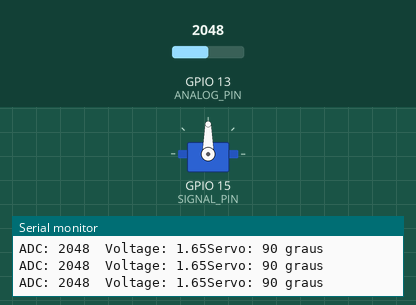
Bench run of a program on a simulated ESP32. Shown: servo, the last lines printed to the serial monitor. The inputs (shaded band) are chosen by the test bench; at power-on: GPIO 13 (ANALOG_PIN) = 2048.

Above: at 1.2 s.
1.3 s: GPIO 13 (ANALOG_PIN) set to 2866
At 2.5 s:
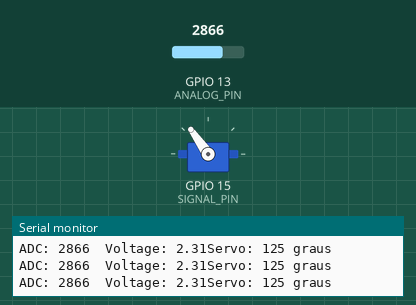
2.8 s: GPIO 13 (ANALOG_PIN) set to 3603
At 4.0 s:
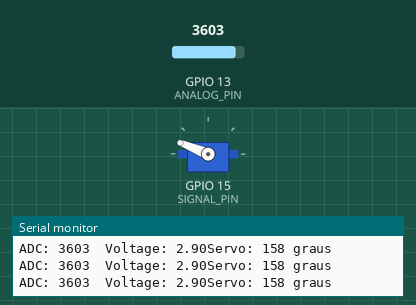
4.3 s: GPIO 13 (ANALOG_PIN) set to 4095
At 4.8 s:
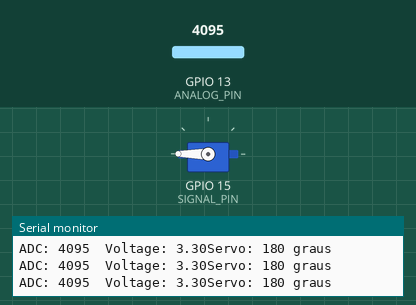
5.8 s: GPIO 13 (ANALOG_PIN) set to 1228
At 6.2 s:
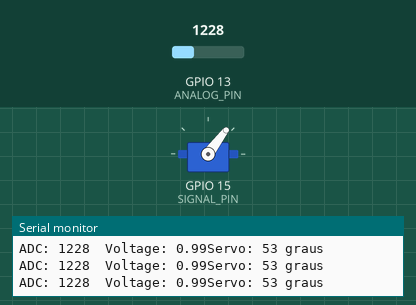
7.3 s: GPIO 13 (ANALOG_PIN) set to 1036
At 8.2 s:
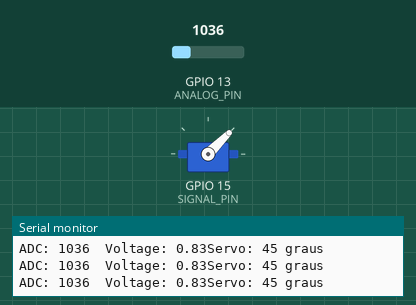
8.8 s: GPIO 13 (ANALOG_PIN) set to 934
At 9.6 s:
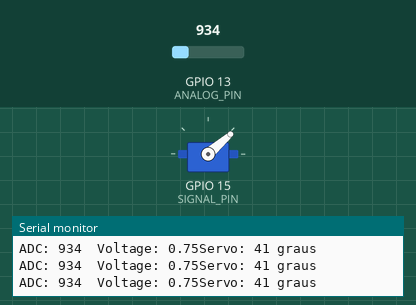
Timing chart, 0 to 11.3 s (numbered marks = the images above; inputs shaded):
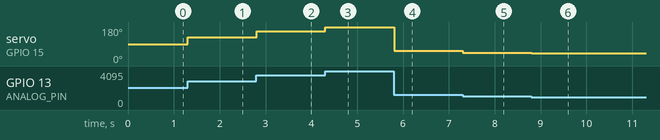

The program:

main.cpp
```cpp
#include <Arduino.h>
#include <ESP32Servo.h>

// Defines
#define SIGNAL_PIN 15
#define ANALOG_PIN 13
#define MAX_ADC 4095 // nível adc máximo da esp 32
#define MIN_ADC 0

// Objeto Servo
Servo myServo;
int adcVal = 0;
int voltage = 0;
int posServo = 0;

void setup(){

  // Frequência do motor do servo
  myServo.setPeriodHertz(50);

  // Configuração do servo
  myServo.attach(SIGNAL_PIN, 500, 2500);

  // Configuração da comunicação UART
  Serial.begin(115200);
}

void loop() {

  // Obtém-se nível ADC e o valor aproximado em milivolts do sinal convertido
  adcVal = analogRead(ANALOG_PIN);
  voltage = map(adcVal, MIN_ADC, MAX_ADC, 0, 3300);


  Serial.printf("ADC: %d  Voltage: %.2f", adcVal, (float)voltage/1000);

  // Adquire posição atual de acordo com o valor ADC obtido
  posServo = map(adcVal, MIN_ADC, MAX_ADC, 0, 180);

  Serial.printf("Servo: %d graus\n", posServo);

  // Mudança de posição do servo
  myServo.write(posServo);

  // Tempo para servo chegar a posição determinada
  delay(15);
}
```

Measured:
- after the input at 1.3 s, servo on GPIO 15 (SIGNAL_PIN): 90° → 125° at once
- after the input at 2.8 s, servo on GPIO 15 (SIGNAL_PIN): 125° → 158° at once
- after the input at 4.3 s, servo on GPIO 15 (SIGNAL_PIN): 158° → 180° at once
- after the input at 5.8 s, servo on GPIO 15 (SIGNAL_PIN): 180° → 53° at once
- after the input at 7.3 s, servo on GPIO 15 (SIGNAL_PIN): 53° → 45° at once
- after the input at 8.8 s, servo on GPIO 15 (SIGNAL_PIN): 45° → 41° at once
